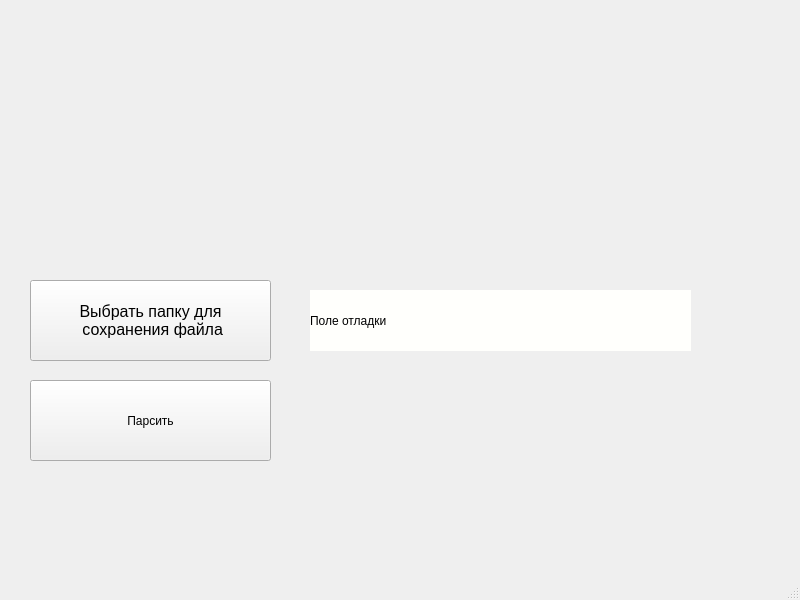
<?xml version="1.0" encoding="UTF-8"?>
<ui version="4.0">
 <class>MainWindow</class>
 <widget class="QMainWindow" name="MainWindow">
  <property name="geometry">
   <rect>
    <x>0</x>
    <y>0</y>
    <width>800</width>
    <height>600</height>
   </rect>
  </property>
  <property name="windowTitle">
   <string>Parser</string>
  </property>
  <widget class="QWidget" name="centralwidget">
   <widget class="QPushButton" name="SelectCatalog">
    <property name="geometry">
     <rect>
      <x>30</x>
      <y>280</y>
      <width>241</width>
      <height>81</height>
     </rect>
    </property>
    <property name="font">
     <font>
      <family>MS Shell Dlg 2</family>
      <pointsize>12</pointsize>
      <weight>50</weight>
      <italic>false</italic>
      <bold>false</bold>
     </font>
    </property>
    <property name="styleSheet">
     <string notr="true">
font: 12pt &quot;MS Shell Dlg 2&quot;;</string>
    </property>
    <property name="text">
     <string>Выбрать папку для
 сохранения файла</string>
    </property>
   </widget>
   <widget class="QPushButton" name="ParseBut">
    <property name="geometry">
     <rect>
      <x>30</x>
      <y>380</y>
      <width>241</width>
      <height>81</height>
     </rect>
    </property>
    <property name="styleSheet">
     <string notr="true">font: 14pt &quot;Arial&quot;;</string>
    </property>
    <property name="text">
     <string>Парсить</string>
    </property>
   </widget>
   <widget class="QLabel" name="label">
    <property name="geometry">
     <rect>
      <x>310</x>
      <y>290</y>
      <width>381</width>
      <height>61</height>
     </rect>
    </property>
    <property name="styleSheet">
     <string notr="true">font: 12pt &quot;MS Shell Dlg 2&quot;;
background-color: rgb(255, 255, 252);</string>
    </property>
    <property name="text">
     <string>Поле отладки</string>
    </property>
   </widget>
  </widget>
  <widget class="QMenuBar" name="menubar">
   <property name="geometry">
    <rect>
     <x>0</x>
     <y>0</y>
     <width>800</width>
     <height>21</height>
    </rect>
   </property>
  </widget>
  <widget class="QStatusBar" name="statusbar"/>
 </widget>
 <resources/>
 <connections/>
</ui>
